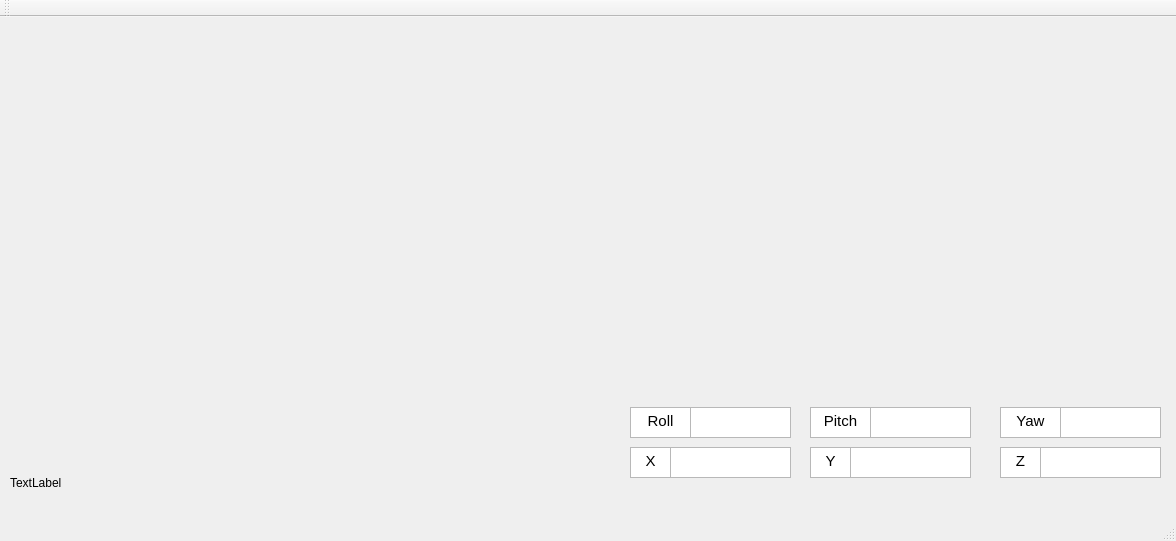
<?xml version="1.0" encoding="UTF-8"?>
<ui version="4.0">
 <class>MainWindow</class>
 <widget class="QMainWindow" name="MainWindow">
  <property name="geometry">
   <rect>
    <x>0</x>
    <y>0</y>
    <width>1176</width>
    <height>541</height>
   </rect>
  </property>
  <property name="windowTitle">
   <string>MainWindow</string>
  </property>
  <widget class="QWidget" name="centralWidget">
   <widget class="QLabel" name="label">
    <property name="geometry">
     <rect>
      <x>10</x>
      <y>0</y>
      <width>1151</width>
      <height>381</height>
     </rect>
    </property>
    <property name="text">
     <string/>
    </property>
   </widget>
   <widget class="QTextEdit" name="textEdit_roll">
    <property name="geometry">
     <rect>
      <x>630</x>
      <y>390</y>
      <width>61</width>
      <height>31</height>
     </rect>
    </property>
    <property name="html">
     <string>&lt;!DOCTYPE HTML PUBLIC &quot;-//W3C//DTD HTML 4.0//EN&quot; &quot;http://www.w3.org/TR/REC-html40/strict.dtd&quot;&gt;
&lt;html&gt;&lt;head&gt;&lt;meta name=&quot;qrichtext&quot; content=&quot;1&quot; /&gt;&lt;style type=&quot;text/css&quot;&gt;
p, li { white-space: pre-wrap; }
&lt;/style&gt;&lt;/head&gt;&lt;body style=&quot; font-family:'Ubuntu'; font-size:11pt; font-weight:400; font-style:normal;&quot;&gt;
&lt;p align=&quot;center&quot; style=&quot; margin-top:0px; margin-bottom:0px; margin-left:0px; margin-right:0px; -qt-block-indent:0; text-indent:0px;&quot;&gt;Roll&lt;/p&gt;&lt;/body&gt;&lt;/html&gt;</string>
    </property>
   </widget>
   <widget class="QTextEdit" name="textEdit_pitch">
    <property name="geometry">
     <rect>
      <x>810</x>
      <y>390</y>
      <width>61</width>
      <height>31</height>
     </rect>
    </property>
    <property name="html">
     <string>&lt;!DOCTYPE HTML PUBLIC &quot;-//W3C//DTD HTML 4.0//EN&quot; &quot;http://www.w3.org/TR/REC-html40/strict.dtd&quot;&gt;
&lt;html&gt;&lt;head&gt;&lt;meta name=&quot;qrichtext&quot; content=&quot;1&quot; /&gt;&lt;style type=&quot;text/css&quot;&gt;
p, li { white-space: pre-wrap; }
&lt;/style&gt;&lt;/head&gt;&lt;body style=&quot; font-family:'Ubuntu'; font-size:11pt; font-weight:400; font-style:normal;&quot;&gt;
&lt;p align=&quot;center&quot; style=&quot; margin-top:0px; margin-bottom:0px; margin-left:0px; margin-right:0px; -qt-block-indent:0; text-indent:0px;&quot;&gt;Pitch&lt;/p&gt;&lt;/body&gt;&lt;/html&gt;</string>
    </property>
   </widget>
   <widget class="QTextEdit" name="textEdit_yaw">
    <property name="geometry">
     <rect>
      <x>1000</x>
      <y>390</y>
      <width>61</width>
      <height>31</height>
     </rect>
    </property>
    <property name="html">
     <string>&lt;!DOCTYPE HTML PUBLIC &quot;-//W3C//DTD HTML 4.0//EN&quot; &quot;http://www.w3.org/TR/REC-html40/strict.dtd&quot;&gt;
&lt;html&gt;&lt;head&gt;&lt;meta name=&quot;qrichtext&quot; content=&quot;1&quot; /&gt;&lt;style type=&quot;text/css&quot;&gt;
p, li { white-space: pre-wrap; }
&lt;/style&gt;&lt;/head&gt;&lt;body style=&quot; font-family:'Ubuntu'; font-size:11pt; font-weight:400; font-style:normal;&quot;&gt;
&lt;p align=&quot;center&quot; style=&quot; margin-top:0px; margin-bottom:0px; margin-left:0px; margin-right:0px; -qt-block-indent:0; text-indent:0px;&quot;&gt;Yaw&lt;/p&gt;&lt;/body&gt;&lt;/html&gt;</string>
    </property>
   </widget>
   <widget class="QTextEdit" name="textEdit_x">
    <property name="geometry">
     <rect>
      <x>630</x>
      <y>430</y>
      <width>41</width>
      <height>31</height>
     </rect>
    </property>
    <property name="html">
     <string>&lt;!DOCTYPE HTML PUBLIC &quot;-//W3C//DTD HTML 4.0//EN&quot; &quot;http://www.w3.org/TR/REC-html40/strict.dtd&quot;&gt;
&lt;html&gt;&lt;head&gt;&lt;meta name=&quot;qrichtext&quot; content=&quot;1&quot; /&gt;&lt;style type=&quot;text/css&quot;&gt;
p, li { white-space: pre-wrap; }
&lt;/style&gt;&lt;/head&gt;&lt;body style=&quot; font-family:'Ubuntu'; font-size:11pt; font-weight:400; font-style:normal;&quot;&gt;
&lt;p align=&quot;center&quot; style=&quot; margin-top:0px; margin-bottom:0px; margin-left:0px; margin-right:0px; -qt-block-indent:0; text-indent:0px;&quot;&gt;X&lt;/p&gt;&lt;/body&gt;&lt;/html&gt;</string>
    </property>
   </widget>
   <widget class="QTextEdit" name="textEdit_y">
    <property name="geometry">
     <rect>
      <x>810</x>
      <y>430</y>
      <width>41</width>
      <height>31</height>
     </rect>
    </property>
    <property name="html">
     <string>&lt;!DOCTYPE HTML PUBLIC &quot;-//W3C//DTD HTML 4.0//EN&quot; &quot;http://www.w3.org/TR/REC-html40/strict.dtd&quot;&gt;
&lt;html&gt;&lt;head&gt;&lt;meta name=&quot;qrichtext&quot; content=&quot;1&quot; /&gt;&lt;style type=&quot;text/css&quot;&gt;
p, li { white-space: pre-wrap; }
&lt;/style&gt;&lt;/head&gt;&lt;body style=&quot; font-family:'Ubuntu'; font-size:11pt; font-weight:400; font-style:normal;&quot;&gt;
&lt;p align=&quot;center&quot; style=&quot; margin-top:0px; margin-bottom:0px; margin-left:0px; margin-right:0px; -qt-block-indent:0; text-indent:0px;&quot;&gt;Y&lt;/p&gt;&lt;/body&gt;&lt;/html&gt;</string>
    </property>
   </widget>
   <widget class="QTextEdit" name="textEdit_z">
    <property name="geometry">
     <rect>
      <x>1000</x>
      <y>430</y>
      <width>41</width>
      <height>31</height>
     </rect>
    </property>
    <property name="html">
     <string>&lt;!DOCTYPE HTML PUBLIC &quot;-//W3C//DTD HTML 4.0//EN&quot; &quot;http://www.w3.org/TR/REC-html40/strict.dtd&quot;&gt;
&lt;html&gt;&lt;head&gt;&lt;meta name=&quot;qrichtext&quot; content=&quot;1&quot; /&gt;&lt;style type=&quot;text/css&quot;&gt;
p, li { white-space: pre-wrap; }
&lt;/style&gt;&lt;/head&gt;&lt;body style=&quot; font-family:'Ubuntu'; font-size:11pt; font-weight:400; font-style:normal;&quot;&gt;
&lt;p align=&quot;center&quot; style=&quot; margin-top:0px; margin-bottom:0px; margin-left:0px; margin-right:0px; -qt-block-indent:0; text-indent:0px;&quot;&gt;Z&lt;/p&gt;&lt;/body&gt;&lt;/html&gt;</string>
    </property>
   </widget>
   <widget class="QListWidget" name="listWidget_roll">
    <property name="geometry">
     <rect>
      <x>690</x>
      <y>390</y>
      <width>101</width>
      <height>31</height>
     </rect>
    </property>
   </widget>
   <widget class="QListWidget" name="listWidget_pitch">
    <property name="geometry">
     <rect>
      <x>870</x>
      <y>390</y>
      <width>101</width>
      <height>31</height>
     </rect>
    </property>
   </widget>
   <widget class="QListWidget" name="listWidget_yaw">
    <property name="geometry">
     <rect>
      <x>1060</x>
      <y>390</y>
      <width>101</width>
      <height>31</height>
     </rect>
    </property>
   </widget>
   <widget class="QListWidget" name="listWidget_z">
    <property name="geometry">
     <rect>
      <x>1040</x>
      <y>430</y>
      <width>121</width>
      <height>31</height>
     </rect>
    </property>
   </widget>
   <widget class="QListWidget" name="listWidget_y">
    <property name="geometry">
     <rect>
      <x>850</x>
      <y>430</y>
      <width>121</width>
      <height>31</height>
     </rect>
    </property>
   </widget>
   <widget class="QListWidget" name="listWidget_x">
    <property name="geometry">
     <rect>
      <x>670</x>
      <y>430</y>
      <width>121</width>
      <height>31</height>
     </rect>
    </property>
   </widget>
   <widget class="QLabel" name="label_2">
    <property name="geometry">
     <rect>
      <x>10</x>
      <y>450</y>
      <width>121</width>
      <height>31</height>
     </rect>
    </property>
    <property name="text">
     <string>TextLabel</string>
    </property>
   </widget>
  </widget>
  <widget class="QMenuBar" name="menuBar">
   <property name="geometry">
    <rect>
     <x>0</x>
     <y>0</y>
     <width>1176</width>
     <height>25</height>
    </rect>
   </property>
  </widget>
  <widget class="QToolBar" name="mainToolBar">
   <attribute name="toolBarArea">
    <enum>TopToolBarArea</enum>
   </attribute>
   <attribute name="toolBarBreak">
    <bool>false</bool>
   </attribute>
  </widget>
  <widget class="QStatusBar" name="statusBar"/>
 </widget>
 <layoutdefault spacing="6" margin="11"/>
 <resources/>
 <connections/>
</ui>
